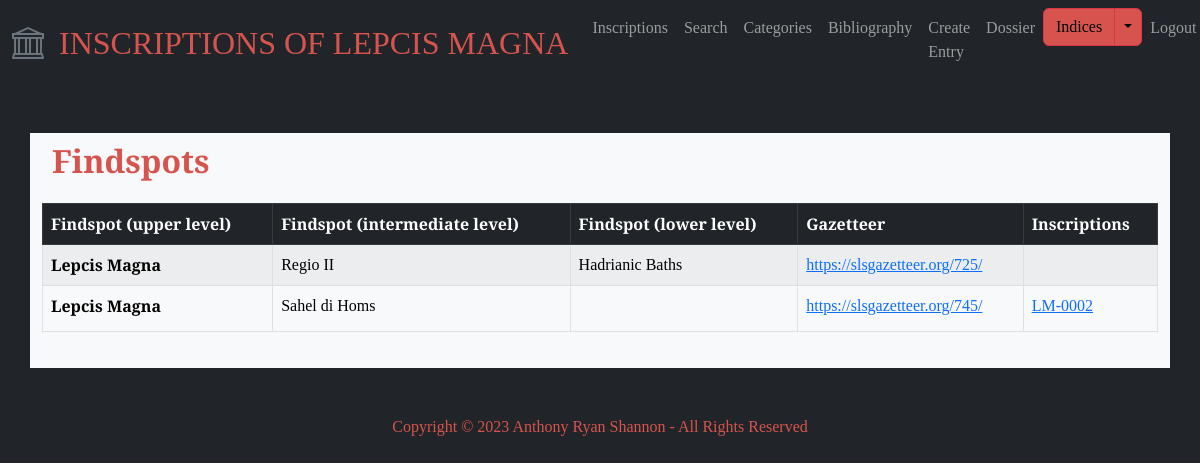
The page /findspots (signed in) on the database its author committed.
### lepcismagna/models.py (models this page shows, shortened)
class Findspot(models.Model):
    findspots_upper = models.CharField(max_length=255, blank=True)
    findspots_intermediate = models.CharField(max_length=255, blank=True)
    findspots_lower = models.CharField(max_length=255, blank=True)
    gazetteer = models.URLField(max_length=255, blank=True)
    inscriptions = models.ManyToManyField('Inscription', blank=True)

class Inscription(models.Model):
    entry_creation_time = models.DateTimeField(auto_now_add=True)
    entry_creator = models.ForeignKey(User, on_delete=models.CASCADE, blank=True, null=True)
    is_validated = models.BooleanField(default=False)
    inscription_id = models.CharField(max_length=20, blank=True)
    title = models.CharField(max_length=100, blank=True)
    description = models.TextField(blank=True)
    materials = models.ManyToManyField('Material', blank=True, related_name='materials')
    object_types = models.ManyToManyField('ObjectType', blank=True, related_name='object_types')
    text = models.TextField(blank=True)
    techniques = models.ManyToManyField('Technique', blank=True, related_name='techniques')
    letters = models.TextField(blank=True)
    languages = models.ManyToManyField('Language', blank=True, related_name='languages')
    date = models.CharField(max_length=50)
    findspot_desc = models.TextField(blank=True)
    associated_inscr = models.ManyToManyField('self', blank=True)
    original_location = models.CharField(max_length=255)
    last_recorded_location = models.CharField(max_length=255)
    repositories = models.ManyToManyField('Repository', blank=True, related_name='repositories')
    categories = models.ManyToManyField('Category', blank=True, related_name='categories')
    transcription_interpretive = models.TextField(blank=True)
    transcription_diplomatic = models.TextField(blank=True)
    transcription_appcrit = models.TextField(blank=True)
    translation_english = models.TextField(blank=True)
    commentary = models.TextField(blank=True)
    epigraphic_references = models.ManyToManyField('EpigraphicReference', blank=True, related_name='epigraphic_references')
    bibliography_text = models.TextField(blank=True)
    bibliography_entries = models.ManyToManyField('Bibliography', blank=True, related_name='bibliography_entries')
    images = models.ManyToManyField('Image', blank=True, related_name='images')
    abbreviations = models.ManyToManyField('Abbreviation', blank=True, related_name='abbreviations')
    age_at_death = models.ManyToManyField('AgeAtDeath', blank=True, related_name='age_at_death')
    divine_sacred_beings = models.ManyToManyField('DivineSacredBeing', blank=True, related_name='divine_sacred_beings')
    emperors_imperial_family = models.ManyToManyField('EmperorImperialFamily', blank=True, related_name='emperors_imperial_family')
    erasures = models.ManyToManyField('Erasure', blank=True, related_name='erasures')
    findspots = models.ManyToManyField('Findspot', blank=True, related_name='findspots')
    fragments = models.ManyToManyField('Fragment', blank=True, related_name='fragments')
    organizations = models.ManyToManyField('Organization', blank=True, related_name='organizations')
    people = models.ManyToManyField('Person', blank=True, related_name='people')
    personal_names = models.ManyToManyField('PersonalName', blank=True, related_name='personal_names')
    place_names = models.ManyToManyField('PlaceName', blank=True, related_name='place_names')
    symbols = models.ManyToManyField('Symbol', blank=True, related_name='symbols')
    words = models.ManyToManyField('Word', blank=True, related_name='words')

### lepcismagna/views.py (the view)
# urls.py: path("findspots", views.findspots, name="findspots"),
def findspots(request):
    findspots = Findspot.objects.all()
    return render(request, "lepcismagna/findspots.html", {"findspots": findspots})

### lepcismagna/templates/lepcismagna/findspots.html
{% extends "lepcismagna/layout.html" %} {% block body %}
<div class="index-header">
  <h2>Findspots</h2>
</div>
<table class="table table-striped table-hover table-bordered">
  <thead class="table-dark">
    <tr>
      <th scope="col">Findspot (upper level)</th>
      <th scope="col">Findspot (intermediate level)</th>
      <th scope="col">Findspot (lower level)</th>
      <th scope="col">Gazetteer</th>
      <th scope="col">Inscriptions</th>
    </tr>
  </thead>
  <tbody class="table-light">
    {% for findspot in findspots %}
    <tr>
      <th scope="row">{{ findspot.findspots_upper }}</th>
      <td>{{ findspot.findspots_intermediate }}</td>
      <td>{{ findspot.findspots_lower }}</td>
      <td><a href="{{ findspot.gazetteer }}">{{ findspot.gazetteer }}</a></td>
      <td>
        <ul id="index-inscription-list">
          {% for inscription in findspot.inscriptions.all %}
          <li class="inscription-list-item">
            <a href="{% url 'inscription_detail' inscription.inscription_id|default:'No inscription ID' %}">
              {{ inscription.inscription_id }}
            </a>
          </li>
          {% endfor %}
        </ul>
      </td>
    </tr>
    {% endfor %}
  </tbody>
</table>
{% endblock %}

### lepcismagna/static/lepcismagna/styles.css (style rules this page uses)
body { font-family: "EB Garamond", serif; font-style: normal; font-variant: normal; }
h2 { color: #d6544d; font-size: 32px; font-weight: 700; line-height: 35px; margin-bottom: 15px; }
li:not(last-child) { margin-bottom: 5px; }
.index-header { padding: 10px; }
.inscription-list-item { display: inline-block; margin-right: 10px; }
#inscriptions-list, #index-inscription-list, #category-items, #dossier-list { list-style: none; padding-left: 0; margin: 0; }

### rows shown on the page
Findspot: findspots_upper "Lepcis Magna", findspots_intermediate "Regio II", findspots_lower "Hadrianic Baths", gazetteer "https://slsgazetteer.org/725/"
Findspot: findspots_upper "Lepcis Magna", findspots_intermediate "Sahel di Homs", gazetteer "https://slsgazetteer.org/745/"
Inscription: inscription_id "LM-0002"
